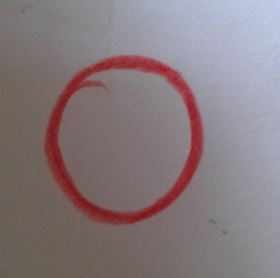
#> input picture ML/0/0_1.JPG, 280 x 278 px, found by its file name
$ jupyter execute Untitled.ipynb   (shell and % lines are left out)
#> lines starting #> are read from the running program, lines starting #| are printed output that depends on the picture; after the words box and inside, x2 and y2 are one past the last pixel; in counts of white or black regions, pixels touching at a corner belong together
[cell 1]
import matplotlib.pyplot as plt
import cv2
import numpy as np

img = cv2.imread('ML/0/0_1.jpg',0)
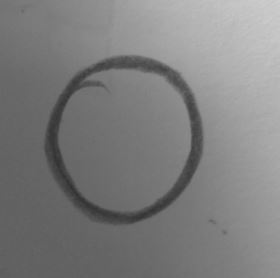
#> img: shape (278, 280); min 47, max 207, mean 126.3

[cell 2]
plt.imshow(img, cmap='gray')

[cell 3]
np.max(img)
#> Out = 207

[cell 4]
np.min(img)
#> Out = 47

[cell 5]
47 + 207 / 2

[cell 6]
img2 = img > 150.2
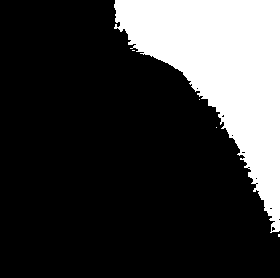
#> img2: shape (278, 280) bool; 22.8% white; 5 white regions (4 under 20 px), largest, box (x1, y1, x2, y2) and area: (114, 0, 280, 233) 17699

[cell 7]
ret, thresh1 = cv2.threshold(img,90,255,cv2.THRESH_BINARY)
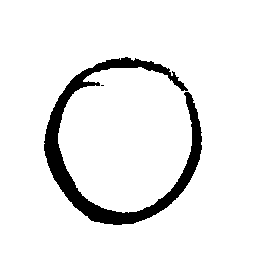
#> thresh1: shape (278, 280); 93.5% white; 2 black regions (1 under 20 px), largest, box (x1, y1, x2, y2) and area: (44, 57, 202, 225) 5069

[cell 8]
plt.imshow(thresh1, cmap='gray')

[cell 9]
img = thresh1

[cell 10]
idx = 0
for i, row in enumerate(img):
    if 0 in row:
        idx = i
        break
#> this loop made 58 passes
#> idx on pass 58: 57

[cell 11]
idx
#> Out = 57

[cell 12]
plt.imshow(img, cmap='gray')
plt.axhline(y=57)
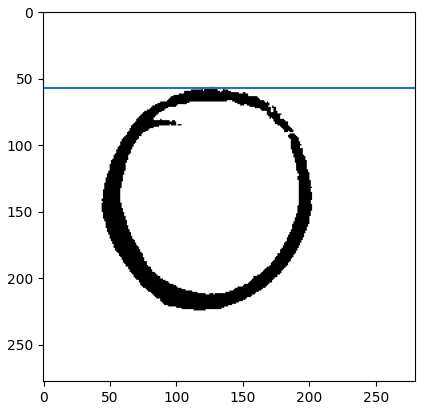
#> figure drawn by matplotlib, 1 panel

$ run again, with ML/0/0_2.jpg copied over ML/0/0_1.JPG
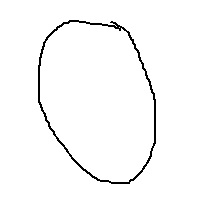
#> input picture ML/0/0_2.jpg, 200 x 200 px, found by its file name
#> img is the input picture: shape (200, 200); min 0, max 255, mean 248.8
#> `np.max(img)`: Out = 255
#> `np.min(img)`: Out = 0
#> img2: shape (200, 200) bool; 97.6% white; black in thin lines or dots, all inside (x1, y1, x2, y2) = (38, 20, 156, 184)
#> the loop `for i, row in enumerate(img):` made 21 passes
#> idx on pass 21: 20
#> `idx`: Out = 20
#> `[cell 12] plt.imshow(img, cmap='gray') plt.axhline(y=57)`:
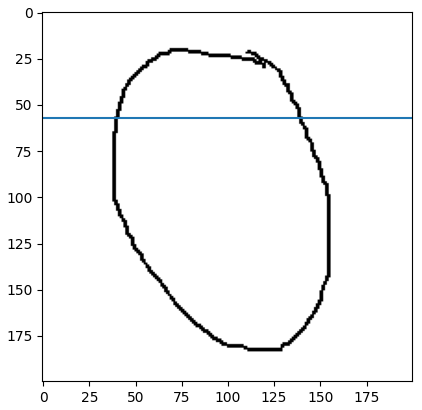
#> figure drawn by matplotlib, 1 panel

$ run again, with ML/0/0_3.jpg copied over ML/0/0_1.JPG
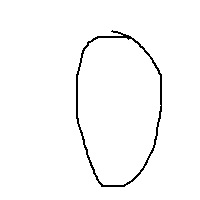
#> input picture ML/0/0_3.jpg, 200 x 200 px, found by its file name
#> img is the input picture: shape (200, 200); min 0, max 255, mean 249.7
#> `np.max(img)`: Out = 255
#> `np.min(img)`: Out = 0
#> img2: shape (200, 200) bool; 97.9% white; black in thin lines or dots, all inside (x1, y1, x2, y2) = (76, 30, 162, 187)
#> the loop `for i, row in enumerate(img):` made 31 passes
#> idx on pass 31: 30
#> `idx`: Out = 30
#> `[cell 12] plt.imshow(img, cmap='gray') plt.axhline(y=57)`:
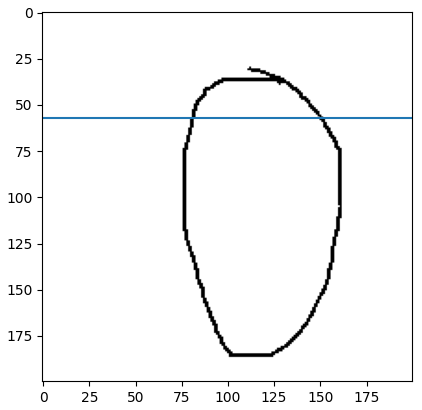
#> figure drawn by matplotlib, 1 panel

$ run again, with ML/0/0_4.jpg copied over ML/0/0_1.JPG
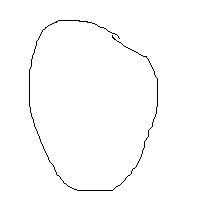
#> input picture ML/0/0_4.jpg, 200 x 200 px, found by its file name
#> img is the input picture: shape (200, 200); min 0, max 255, mean 252
#> `np.max(img)`: Out = 255
#> `np.min(img)`: Out = 0
#> img2: shape (200, 200) bool; 98.8% white; black in thin lines or dots, all inside (x1, y1, x2, y2) = (29, 20, 158, 191)
#> the loop `for i, row in enumerate(img):` made 21 passes
#> idx on pass 21: 20
#> `idx`: Out = 20
#> `[cell 12] plt.imshow(img, cmap='gray') plt.axhline(y=57)`:
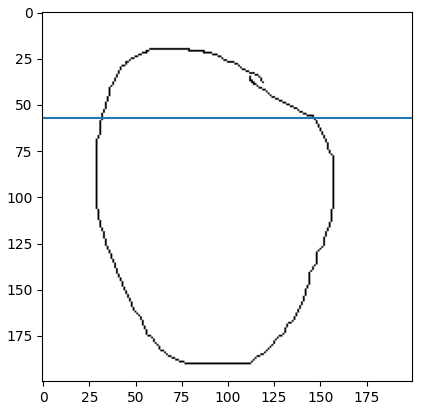
#> figure drawn by matplotlib, 1 panel
